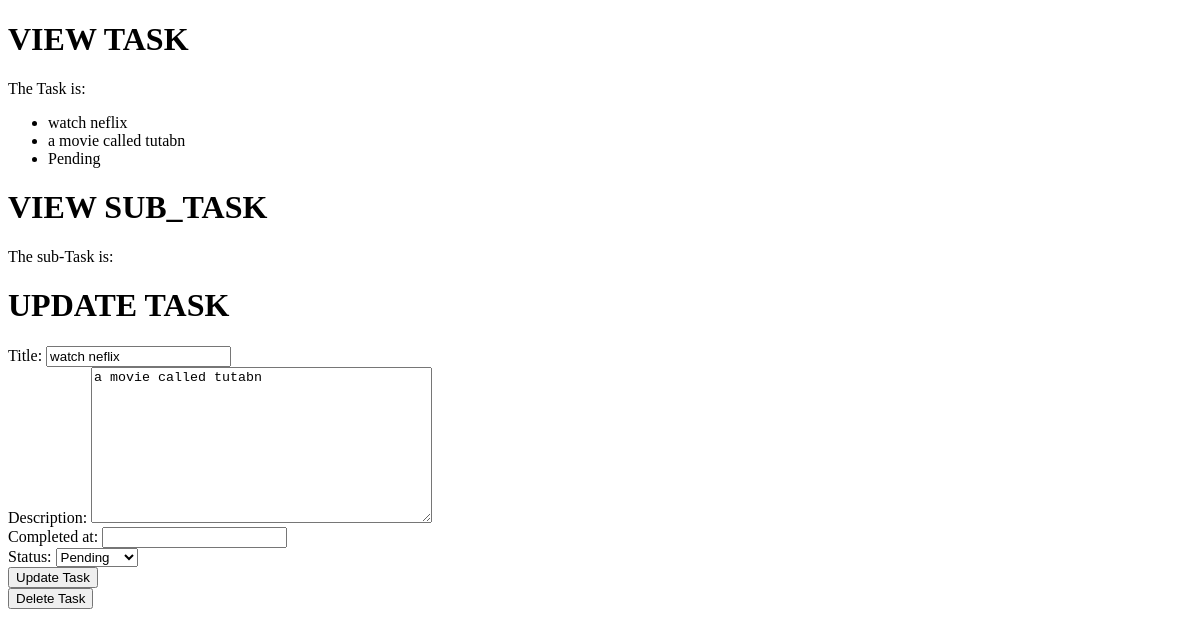
Before: /view/2/task with the older database file.
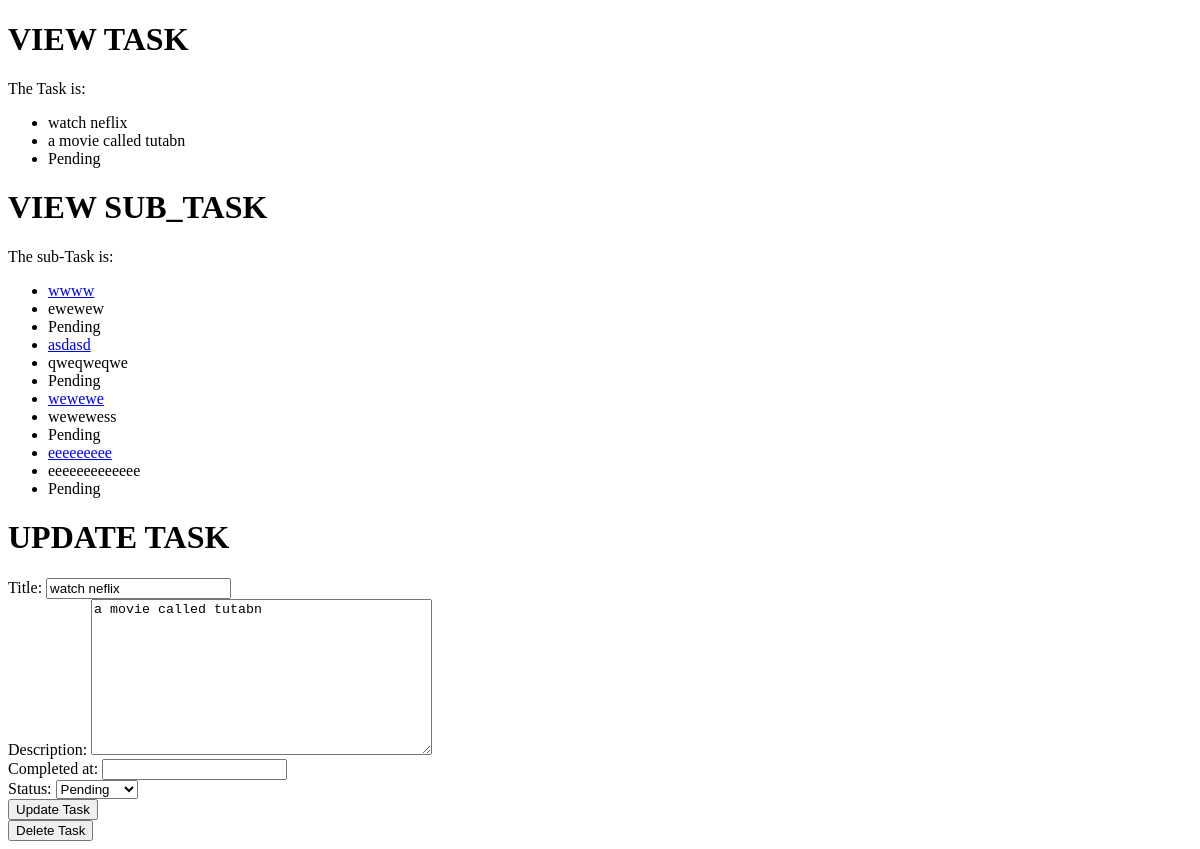
After: the same page with the newer database file.
### tasks/models.py (models this page shows, shortened)
class Task(models.Model):
    class Status(models.TextChoices):
        PENDING = "Pending"
        DONE= "Done"
        CANCELLED = "Cancelled"
    title = models.CharField(max_length=250)
    description = models.TextField(blank=True , null=True)
    created_at = models.DateTimeField(auto_now_add=True)
    completed_at = models.DateTimeField(blank=True , null=True)
    status = models.TextField(max_length=20 , choices=Status.choices, default=Status.PENDING)

class SubTask(models.Model):
    class Status(models.TextChoices):
        PENDING = "Pending"
        DONE = "Done"
        CANCELLED = "Cancelled"
    title = models.CharField(max_length=250)
    description = models.TextField(blank=True, null=True)
    completed_at = models.DateTimeField(blank=True, null=True)
    created_at = models.DateTimeField(auto_now_add=True)
    status = models.TextField(max_length=20 , choices=Status.choices , default=Status.PENDING)
    related_task = models.ForeignKey(Task , on_delete=models.CASCADE, related_name='items')

### tasks/views.py (the view)
# urls.py: path("view/<int:pk>/task", get_task, name='view'),
def get_task(request, pk):
    task = Task.objects.get(id=pk)
    if request.method == 'POST':
        form = TaskUpdateForm(request.POST, instance=task)
        if form.is_valid():
            form.save()
    else:
        form = TaskUpdateForm(instance=task)
    return render(request, 'tasks/view_task.html', {'task':task, "form":form, 'items':task.items.all()})

### tasks/forms.py
class TaskUpdateForm(forms.ModelForm):
    class Meta:
        model = Task
        fields = [
            "title",
            "description",
            "completed_at",
            "status"
        ]

### templates/tasks/view_task.html (shortened to what this page needs)
<!DOCTYPE html>
<html lang="en">
<head>
</head>
<body>
    <h1>VIEW TASK</h1>
    <p>The Task is:</p>
    <ul>
        <li>{{task.title}}</li>
        <li>{{task.description}}</li>
        <li>{{task.status}}</li>
    </ul>
    <h1>VIEW SUB_TASK</h1>
    <p>The sub-Task is:</p>
    <ul>
        {% for sub_task in items %}
        <li><a href="{%url 'view_sub_task' sub_task.pk %}">{{sub_task.title}}</a></li>
        <li>{{sub_task.description}}</li>
        <li>{{sub_task.status}}</li>
        {% endfor %}
    </ul>
    <h1>UPDATE TASK</h1>
    <form action="" method="post">
        {{form}}
        <input type="submit" value='Update Task'>
    </form>
    <a href="{% url 'delete' pk=task.id %}">
        <button>Delete Task</button>
    </a>
</body>
</html>

Changed rows visible on the page:
added SubTask: title "wwww", description "ewewew", status "Pending"
added SubTask: title "asdasd", description "qweqweqwe", status "Pending"
added SubTask: title "wewewe", description "wewewess", status "Pending"
added SubTask: title "eeeeeeeee", description "eeeeeeeeeeeee", status "Pending"
